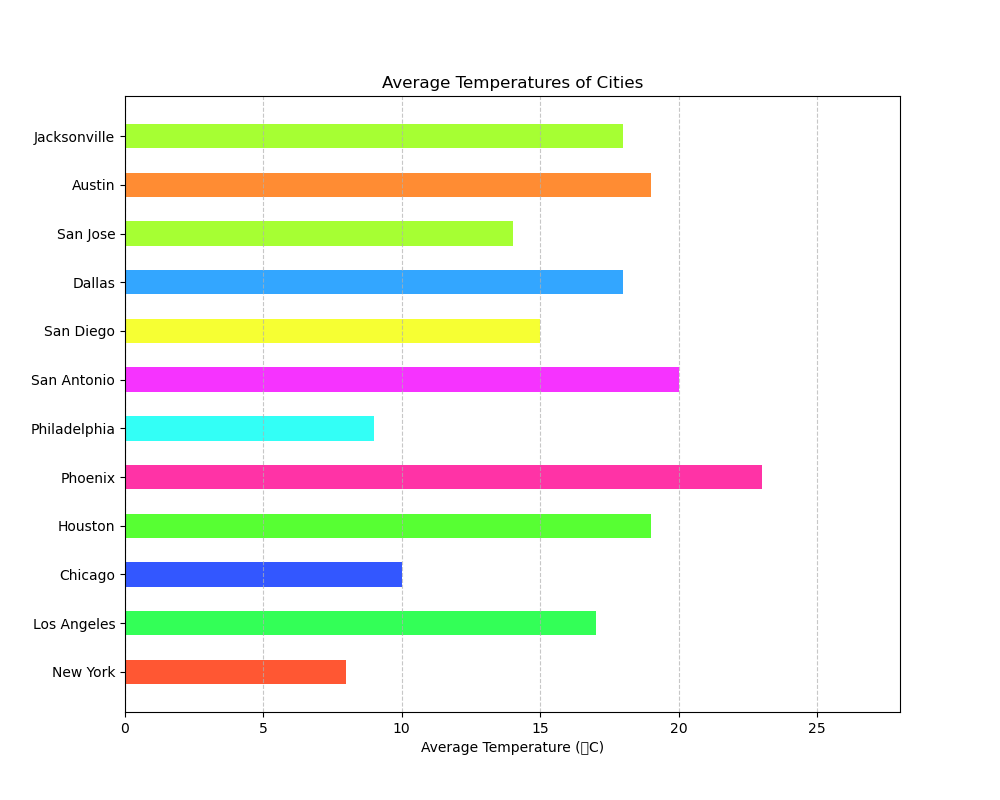

Here is the Python script that generated this plot:

import matplotlib.pyplot as plt

# Table data represented as lists
cities = ['New York', 'Los Angeles', 'Chicago', 'Houston', 'Phoenix',
          'Philadelphia', 'San Antonio', 'San Diego', 'Dallas', 'San Jose',
          'Austin', 'Jacksonville']
temperatures = [8, 17, 10, 19, 23, 9, 20, 15, 18, 14, 19, 18]

# Custom color codes for each bar
colors = ['#FF5733', '#33FF57', '#3357FF', '#57FF33', '#FF33A6',
          '#33FFF6', '#F633FF', '#F6FF33', '#33A6FF', '#A6FF33', 
          '#FF8C33', '#A6FF33']

# Setting the size of the plot
plt.figure(figsize=(10, 8))

# Creating a horizontal bar chart
plt.barh(cities, temperatures, color=colors, height=0.5)

# Customizing the plot
plt.xlabel('Average Temperature (°C)')
plt.title('Average Temperatures of Cities')
plt.xlim(0, max(temperatures) + 5)  # Adjusting x-axis limits for better clarity
plt.grid(axis='x', linestyle='--', alpha=0.7)  # Adding a grid for the x-axis

# Display the plot
plt.show()
